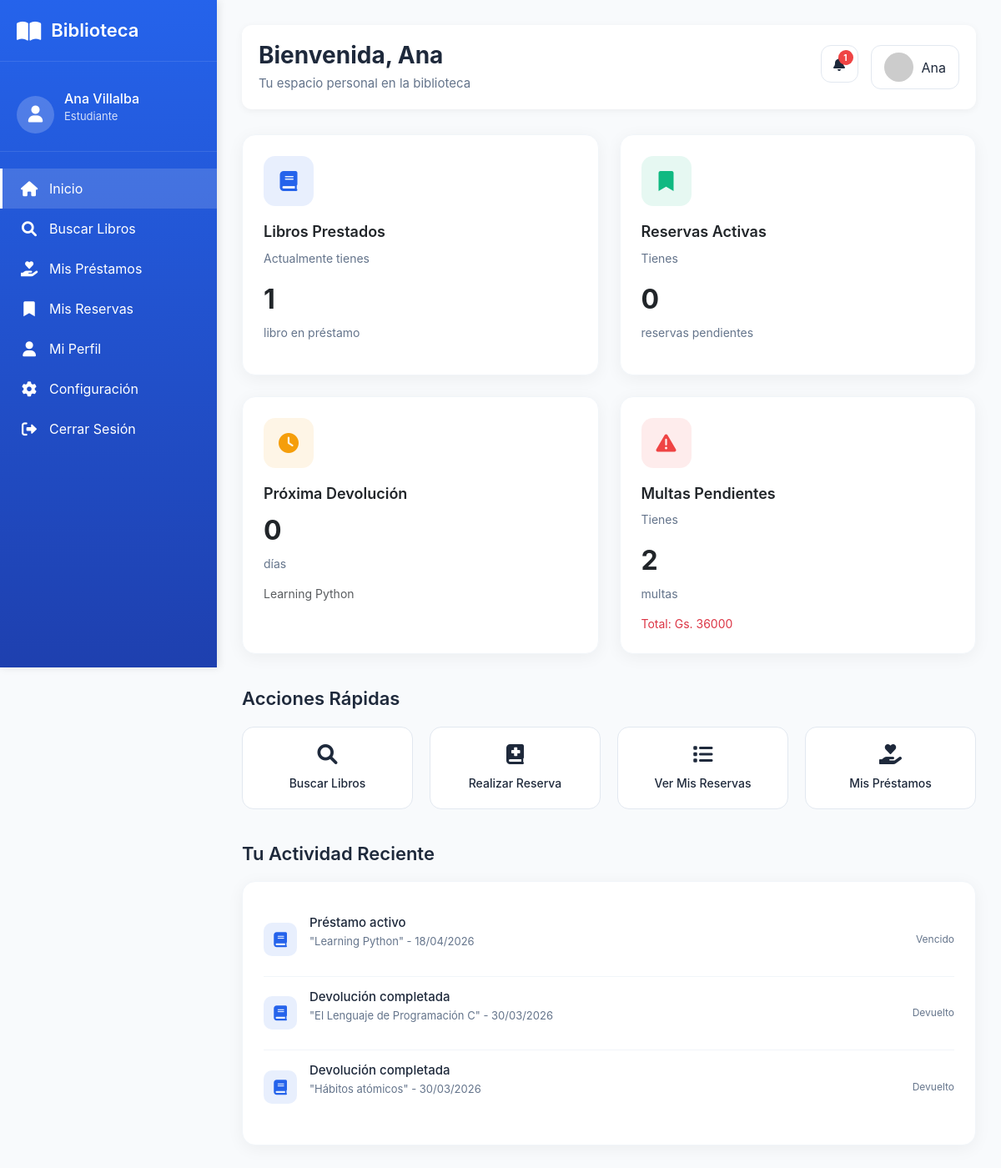
The app's page / (signed in), older data.
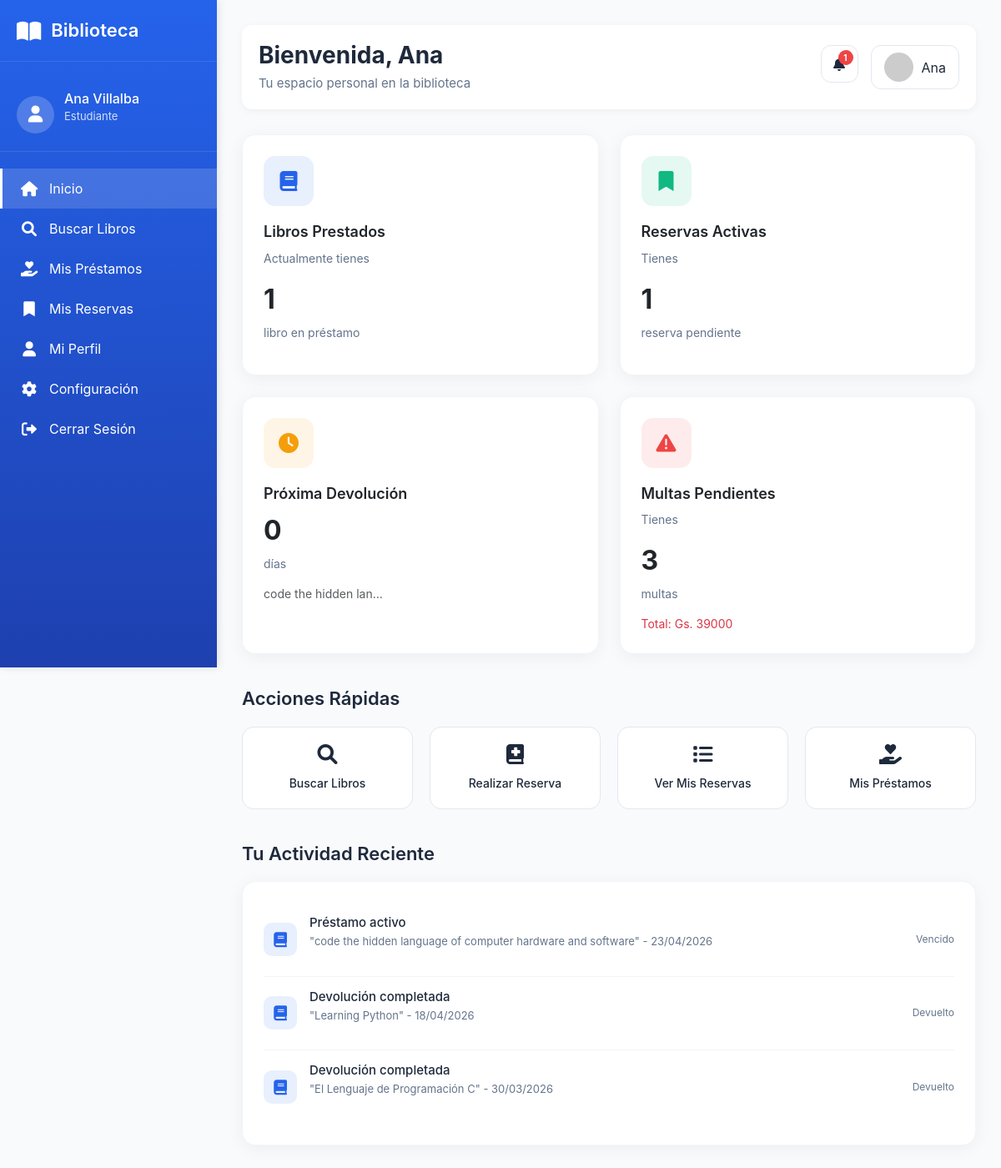
The same page, newer data.
### prestamo/models.py (models this page shows, shortened)
class Prestamo(models.Model):
    ESTADO_PRESTAMO_CHOICES = [
        ('SOLICITADO', 'Solicitado'),
        ('ACTIVO', 'Activo'),
        ('VENCIDO', 'Vencido'),
        ('DEVUELTO', 'Devuelto'),
        ('EXTRAVIADO', 'Extraviado'),
        ('CANCELADA', 'Cancelada'),
    ]
    socio = models.ForeignKey(
        Socio,
        on_delete=models.PROTECT,
        related_name='prestamos',
        verbose_name="Socio"
    )
    ejemplar = models.ForeignKey(
        Ejemplar,
        on_delete=models.PROTECT,
        related_name='prestamos',
        verbose_name="Ejemplar"
    )
    dias_solicitados = models.IntegerField(
        verbose_name="Días solicitados",
        help_text="Cantidad de días que el usuario pidió el libro (1-5)",
        null=True,
        blank=True
    )
    fecha_prestamo = models.DateTimeField(
        auto_now_add=True,
        verbose_name="Fecha de préstamo"
    )
    fecha_vencimiento = models.DateField(
        verbose_name="Fecha de vencimiento"
    )
    fecha_devolucion_real = models.DateField(
        null=True,
        blank=True,
        verbose_name="Fecha de devolución real"
    )
    estado = models.CharField(
        max_length=20,
        choices=ESTADO_PRESTAMO_CHOICES,
        default='ACTIVO',
        verbose_name="Estado"
    )
    observaciones = models.TextField(
        blank=True,
        null=True,
        verbose_name="Observaciones"
    )
    class Meta:
        verbose_name = "Préstamo"
        verbose_name_plural = "Préstamos"
        ordering = ['-fecha_prestamo']
        indexes = [
            models.Index(fields=['estado']),
            models.Index(fields=['fecha_vencimiento']),
        ]

### catalogo/models.py (models this page shows, shortened)
class Ejemplar(models.Model):
    ESTADO_FISICO_CHOICES = [
        ('BUENO', 'Bueno'),
        ('REGULAR', 'Regular'),
        ('MALO', 'Malo'),
        ('DANADO', 'Dañado'),
        ('PERDIDO', 'Perdido'),
    ]
    DISPONIBILIDAD_CHOICES = [
        ('DISPONIBLE', 'Disponible'),
        ('PRESTADO', 'Prestado'),
        ('RESERVADO', 'Reservado'),
        ('EN_REPARACION', 'En reparación'),
    ]
    libro = models.ForeignKey(
        'Libro',
        on_delete=models.PROTECT,
        related_name='ejemplares',
        verbose_name="Libro",
        db_column='isbn_libro'
    )
    codigo_inventario = models.CharField(
        max_length=50,
        unique=True,
        verbose_name="Código de inventario"
    )
    estado_fisico = models.CharField(
        max_length=20,
        choices=ESTADO_FISICO_CHOICES,
        default='BUENO',
        verbose_name="Estado físico"
    )
    disponibilidad = models.CharField(
        max_length=20,
        choices=DISPONIBILIDAD_CHOICES,
        default='DISPONIBLE',
        verbose_name="Disponibilidad"
    )
    ubicacion = models.CharField(
        max_length=100,
        blank=True,
        null=True,
        verbose_name="Ubicación física",
        help_text="Ej: Estante A3, Sección 5, Sala 2, etc."
    )
    class Meta:
        db_table = 'Ejemplar'
        verbose_name = "Ejemplar"
        verbose_name_plural = "Ejemplares"
        indexes = [
            models.Index(fields=['codigo_inventario']),
            models.Index(fields=['disponibilidad']),
        ]

class Libro(models.Model):
    activo = models.BooleanField(default=True, verbose_name="Activo")
    """Libros del catálogo"""
    isbn = models.CharField(
        max_length=20,
        unique=True,
        verbose_name="ISBN"
    )
    titulo = models.CharField(
        max_length=200,
        verbose_name="Título"
    )
    anio_publicacion = models.IntegerField(
        blank=True,
        null=True,
        verbose_name="Año de publicación"
    )
    descripcion = models.TextField(
        blank=True,
        null=True,
        verbose_name="Descripción / Sinopsis",
        help_text="Breve descripción o sinopsis del libro"
    )
    editorial = models.ForeignKey(
        Editorial,
        on_delete=models.PROTECT,
        verbose_name="Editorial"
    )
    categoria = models.ForeignKey(
        Categoria,
        on_delete=models.PROTECT,
        verbose_name="Categoría"
    )
    autores = models.ManyToManyField(
        Autor,
        through='LibroAutor',
        verbose_name="Autores"
    )
    imagen = models.ImageField(
        upload_to='libros/',
        blank=True,
        null=True,
        verbose_name="Imagen de tapa"
    )
    cantidad_total = models.IntegerField(
        default=0,
        verbose_name="Total de ejemplares"
    )
    inventario_disponible = models.IntegerField(
        default=0,
        verbose_name="Ejemplares disponibles"
    )
    class Meta:
        verbose_name = "Libro"
        verbose_name_plural = "Libros"

### Biblioteca/urls.py (the view)
# urls.py: path('', redirigir_inicio, name='home'),
def redirigir_inicio(request):
    if request.user.is_staff:
        return redirect('dashboard_bibliotecario')
    else:
        from datetime import date, timedelta
        from prestamo.models import Prestamo, Reserva, Multa
        try:
            socio = request.user.socio
        except:
            context = {
                'prestamos_activos': [],
                'reservas_activas': [],
                'multas_pendientes': [],
                'total_multas': 0,
                'proxima_devolucion': None,
                'proxima_devolucion_dias': None,
                'actividad_reciente': [],
                'prestamos_proximos_vencer': [],
                'hoy': date.today(),
            }
            return render(request, 'base/menu_usuario.html', context)
        prestamos_activos = Prestamo.objects.filter(socio=socio, estado='ACTIVO')
        reservas_activas = Reserva.objects.filter(socio=socio, estado='PENDIENTE')
        multas_pendientes = Multa.objects.filter(prestamo__socio=socio, estado='PENDIENTE')
        total_multas = sum(m.monto_total for m in multas_pendientes)
        proxima_devolucion = prestamos_activos.order_by('fecha_vencimiento').first()
        proxima_devolucion_dias = None
        if proxima_devolucion:
            dias = (proxima_devolucion.fecha_vencimiento - date.today()).days
            proxima_devolucion_dias = dias if dias > 0 else 0
        prestamos_proximos_vencer = Prestamo.objects.filter(
            socio=socio,
            estado='ACTIVO',
            fecha_vencimiento__gte=date.today(),
            fecha_vencimiento__lte=date.today() + timedelta(days=3)
        )
        actividad_reciente = Prestamo.objects.filter(socio=socio).order_by('-fecha_prestamo')[:3]
        context = {
            'prestamos_activos': prestamos_activos,
            'reservas_activas': reservas_activas,
            'multas_pendientes': multas_pendientes,
            'total_multas': total_multas,
            'proxima_devolucion': proxima_devolucion,
            'proxima_devolucion_dias': proxima_devolucion_dias,
            'prestamos_proximos_vencer': prestamos_proximos_vencer,  # 🆕 Agregado
            'actividad_reciente': actividad_reciente,
            'hoy': date.today(),
        }
        return render(request, 'base/menu_usuario.html', context)

### templates/base/menu_usuario.html (shortened to what the changed rows need)
<!DOCTYPE html>
<html lang="es">
<head>
    <link href="https://cdn.jsdelivr.net/npm/bootstrap@5.3.0-alpha1/dist/css/bootstrap.min.css" rel="stylesheet">
    <link rel="stylesheet" href="https://cdnjs.cloudflare.com/ajax/libs/font-awesome/6.0.0/css/all.min.css">
</head>
<body>
    <div class="main-content">
        {% block main_content %}
            <div class="content-header">
                <div class="page-title">
                    <h1>
                        {% with nombre=user.first_name|lower %}
                            {% if 'a' == nombre|last and nombre != 'elias' and nombre != 'lucas' and nombre != 'nicolas' %}
                                Bienvenida, {{ user.first_name }}
                            {% else %}
                                Bienvenido, {{ user.first_name }}
                            {% endif %}
                        {% endwith %}
                    </h1>
                </div>
            </div>
            <div class="dashboard-cards">
                <div class="card card-2">
                    <div class="card-icon">
                        <i class="fas fa-bookmark"></i>
                    </div>
                    <h3>Reservas Activas</h3>
                    <p>Tienes</p>
                    <div class="number">{{ reservas_activas|length }}</div>
                    <p>reserva{% if reservas_activas|length != 1 %}s{% endif %} pendiente{% if reservas_activas|length != 1 %}s{% endif %}</p>
                </div>
                <div class="card card-3">
                    <div class="card-icon">
                        <i class="fas fa-clock"></i>
                    </div>
                    <h3>Próxima Devolución</h3>
                    {% if proxima_devolucion %}
                        <div class="number">{{ proxima_devolucion_dias }}</div>
                        <p>día{% if proxima_devolucion_dias != 1 %}s{% endif %}</p>
                        <small class="text-muted">{{ proxima_devolucion.ejemplar.libro.titulo|truncatechars:20 }}</small>
                    {% else %}
                        <div class="number">-</div>
                        <p>sin préstamos</p>
                    {% endif %}
                </div>
                <div class="card card-4">
                    <div class="card-icon">
                        <i class="fas fa-exclamation-triangle"></i>
                    </div>
                    <h3>Multas Pendientes</h3>
                    <p>Tienes</p>
                    <div class="number">{{ multas_pendientes|length }}</div>
                    <p>multa{% if multas_pendientes|length != 1 %}s{% endif %}</p>
                    {% if total_multas > 0 %}
                        <small class="text-danger">Total: Gs. {{ total_multas|floatformat:0 }}</small>
                    {% endif %}
                </div>
            </div>
            <h2 class="section-title">Acciones Rápidas</h2>
            <h2 class="section-title">Tu Actividad Reciente</h2>
            <div class="activity-list">
                {% for prestamo in actividad_reciente %}
                    <div class="activity-item">
                        <div class="activity-icon" style="background: rgba(37, 99, 235, 0.1); color: #2563eb;">
                            <i class="fas fa-book"></i>
                        </div>
                        <div class="activity-details">
                            <h4>
                                {% if prestamo.estado == 'ACTIVO' %}
                                    Préstamo activo
                                {% elif prestamo.estado == 'DEVUELTO' %}
                                    Devolución completada
                                {% elif prestamo.estado == 'SOLICITADO' %}
                                    Solicitud de préstamo
                                {% else %}
                                    Préstamo registrado
                                {% endif %}
                            </h4>
                            <p>"{{ prestamo.ejemplar.libro.titulo }}" - {{ prestamo.fecha_prestamo|date:"d/m/Y" }}</p>
                        </div>
                        <div class="activity-time">
                            {% if prestamo.estado == 'ACTIVO' %}
                                {% if prestamo.fecha_vencimiento < hoy %}
                                    Vencido
                                {% else %}
                                    Vence en {{ prestamo.fecha_vencimiento|timeuntil }}
                                {% endif %}
                            {% elif prestamo.estado == 'DEVUELTO' %}
                                Devuelto
                            {% elif prestamo.estado == 'SOLICITADO' %}
                                Pendiente
                            {% else %}
                                {{ prestamo.fecha_prestamo|timesince }}
                            {% endif %}
                        </div>
                    </div>
                {% endfor %}
            </div>
        {% endblock %}
    </div>
</body>
</html>

Row changes from the older to the newer data that the page shows:
no longer on this page (row unchanged): Prestamo: estado "Devolución completada", ejemplar.libro.titulo "Hábitos atómicos", fecha_prestamo "30/03/2026"
added Prestamo: ejemplar.libro.titulo "code the hidden lan…", estado "Préstamo activo", ejemplar.libro.titulo "code the hidden language of computer hardware and software", fecha_prestamo "23/04/2026"
changed Prestamo "Learning Python": estado "Préstamo activo Vencido" → "Devolución completada Devuelto"
Text that changed along with them:
{{ reservas_activas|length }}: "0" → "1"
{{ multas_pendientes|length }}: "2" → "3"
{{ total_multas|floatformat:0 }}: "36000" → "39000"
{{ proxima_devolucion.ejemplar.libro.titulo|truncatechars:20 }}: "Learning Python" → "code the hidden lan…"
text no longer shown: "s s"
